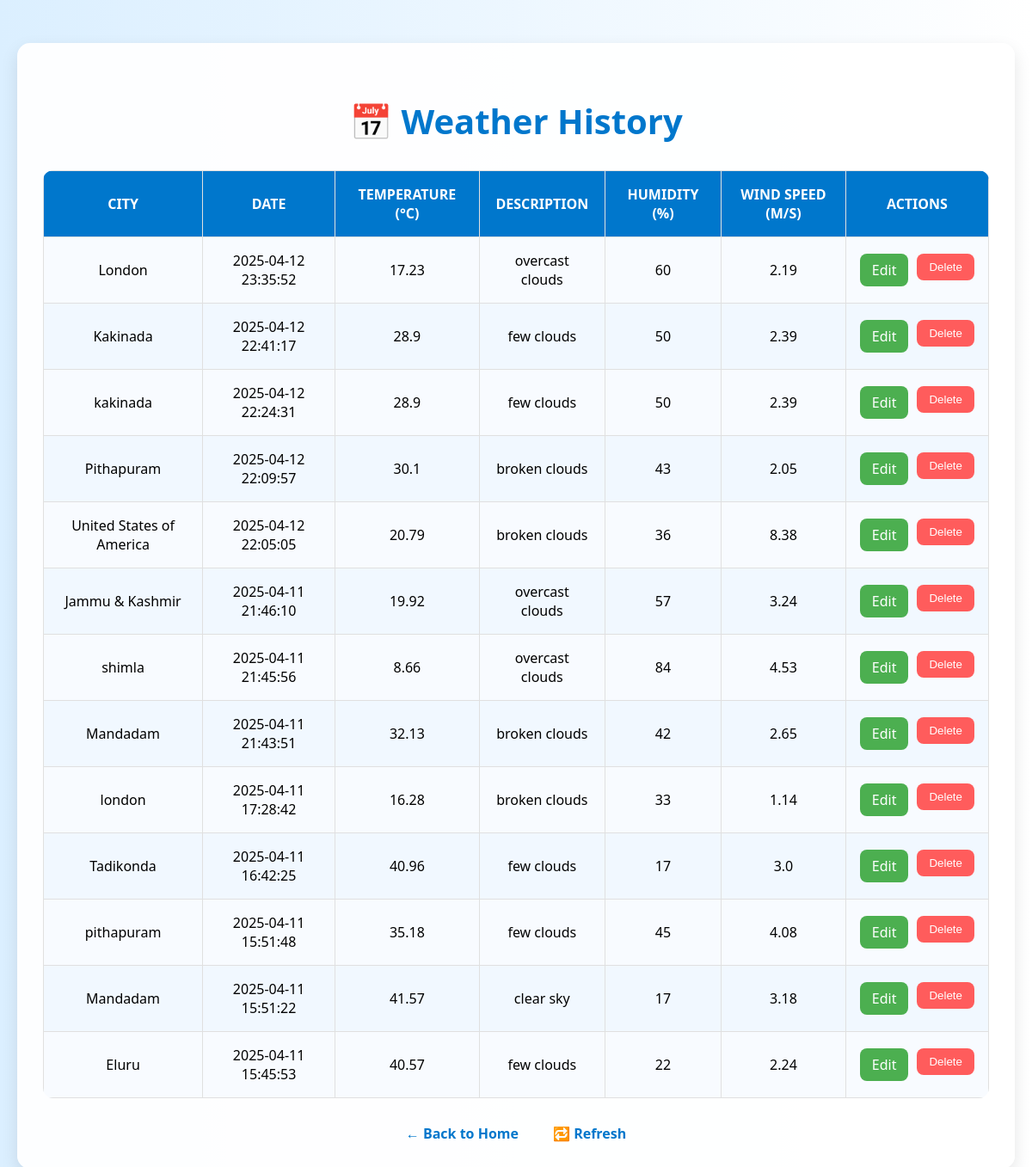
The app's page /history with its own data.
### tables this page shows
CREATE TABLE weather (
            id INTEGER PRIMARY KEY AUTOINCREMENT,
            location TEXT NOT NULL,
            date TEXT NOT NULL,
            temperature REAL,
            description TEXT,
            humidity INTEGER,
            wind_speed REAL
        );

### app.py (the view)
@app.route('/history')
def history():
    with sqlite3.connect(DB_NAME) as conn:
        c = conn.cursor()
        c.execute('SELECT * FROM weather ORDER BY date DESC')
        records = c.fetchall()
    return render_template('history.html', rows=records)

### templates/history.html (shortened to what this page needs)
<!DOCTYPE html>
<html lang="en">
<head>
</head>
<body>
    <div class="container">
        <h2>📅 Weather History</h2>
        <table>
            <thead>
                <tr>
                    <th>City</th>
                    <th>Date</th>
                    <th>Temperature (°C)</th>
                    <th>Description</th>
                    <th>Humidity (%)</th>
                    <th>Wind Speed (m/s)</th>
                    <th>Actions</th>
                </tr>
            </thead>
            <tbody>
                {% for row in rows %}
                <tr>
                    <td>{{ row[1] }}</td>
                    <td>{{ row[2] }}</td>
                    <td>{{ row[3] }}</td>
                    <td>{{ row[4] }}</td>
                    <td>{{ row[5] }}</td>
                    <td>{{ row[6] }}</td>
                    <td>
                        <div style="display: flex; justify-content: center; gap: 10px;">
                            <a href="/edit/{{ row[0] }}" class="edit-button">Edit</a>
                            <form method="POST" action="/delete/{{ row[0] }}">
                                <button type="submit">Delete</button>
                            </form>
                        </div>
                    </td>
                </tr>
                {% endfor %}
            </tbody>
        </table>
        <div class="action-buttons">
            <a href="/">← Back to Home</a>
            <a href="/history">🔁 Refresh</a>
        </div>
    </div>
</body>
</html>

### templates/history.html (style rules this page uses)
body { font-family: 'Segoe UI', Tahoma, Geneva, Verdana, sans-serif; margin: 0; padding: 0; background: linear-gradient(to right, #dbefff, #ffffff); min-height: 100vh; }
.container { max-width: 1100px; margin: 50px auto; padding: 30px; background-color: rgba(255, 255, 255, 0.95); border-radius: 15px; box-shadow: 0 8px 20px rgba(0, 0, 0, 0.1); }
h2 { text-align: center; font-size: 2.5rem; color: #0077cc; margin-bottom: 30px; }
table { width: 100%; border-collapse: collapse; border-radius: 12px; overflow: hidden; margin-top: 20px; background-color: #f8fbff; }
th, td { padding: 16px; text-align: center; font-size: 1rem; border: 1px solid #e0e0e0; }
th { background-color: #0077cc; color: #fff; text-transform: uppercase; }
tr:nth-child(even) { background-color: #f1f8ff; }
button { padding: 8px 14px; background-color: #ff5c5c; color: white; border: none; border-radius: 8px; cursor: pointer; font-weight: 500; transition: all 0.3s ease; }
.edit-button { padding: 8px 14px; background-color: #4CAF50; color: white; border-radius: 8px; font-weight: 500; text-decoration: none; display: inline-block; transition: all 0.3s ease; }
.action-buttons { display: flex; justify-content: center; gap: 40px; margin-top: 30px; }
a { font-size: 1rem; text-decoration: none; color: #0077cc; font-weight: 600; }

### records on screen
weather: location "London", date "2025-04-12 23:35:52", temperature "17.23", description "overcast clouds", humidity "60", wind_speed "2.19"
weather: location "Kakinada", date "2025-04-12 22:41:17", temperature "28.9", description "few clouds", humidity "50", wind_speed "2.39"
weather: location "kakinada", date "2025-04-12 22:24:31", temperature "28.9", description "few clouds", humidity "50", wind_speed "2.39"
weather: location "Pithapuram", date "2025-04-12 22:09:57", temperature "30.1", description "broken clouds", humidity "43", wind_speed "2.05"
weather: location "United States of America", date "2025-04-12 22:05:05", temperature "20.79", description "broken clouds", humidity "36", wind_speed "8.38"
weather: location "Jammu & Kashmir", date "2025-04-11 21:46:10", temperature "19.92", description "overcast clouds", humidity "57", wind_speed "3.24"
weather: location "shimla", date "2025-04-11 21:45:56", temperature "8.66", description "overcast clouds", humidity "84", wind_speed "4.53"
weather: location "Mandadam", date "2025-04-11 21:43:51", temperature "32.13", description "broken clouds", humidity "42", wind_speed "2.65"
weather: location "london", date "2025-04-11 17:28:42", temperature "16.28", description "broken clouds", humidity "33", wind_speed "1.14"
weather: location "Tadikonda", date "2025-04-11 16:42:25", temperature "40.96", description "few clouds", humidity "17", wind_speed "3.0"
weather: location "pithapuram", date "2025-04-11 15:51:48", temperature "35.18", description "few clouds", humidity "45", wind_speed "4.08"
weather: location "Mandadam", date "2025-04-11 15:51:22", temperature "41.57", description "clear sky", humidity "17", wind_speed "3.18"
weather: location "Eluru", date "2025-04-11 15:45:53", temperature "40.57", description "few clouds", humidity "22", wind_speed "2.24"
